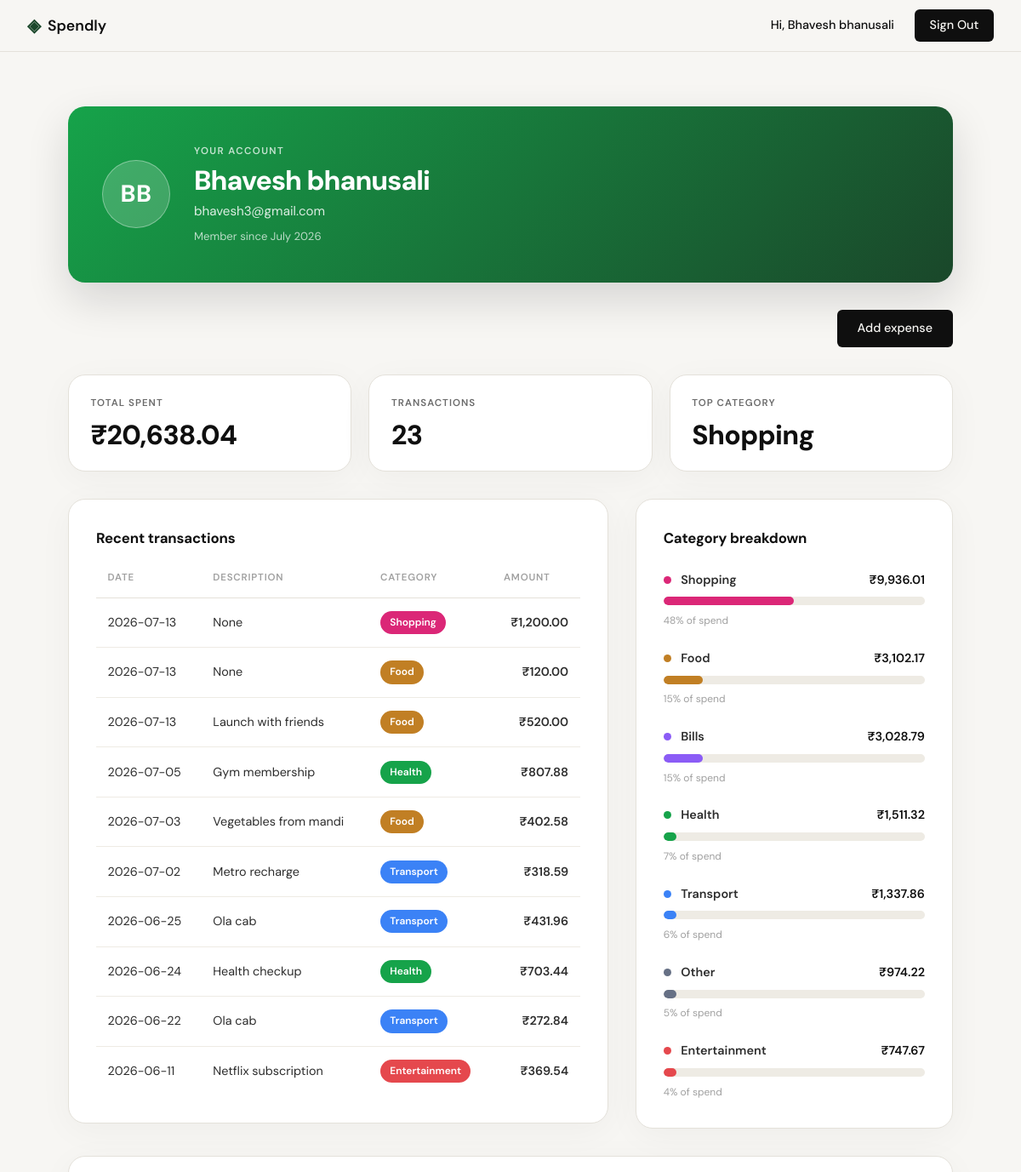
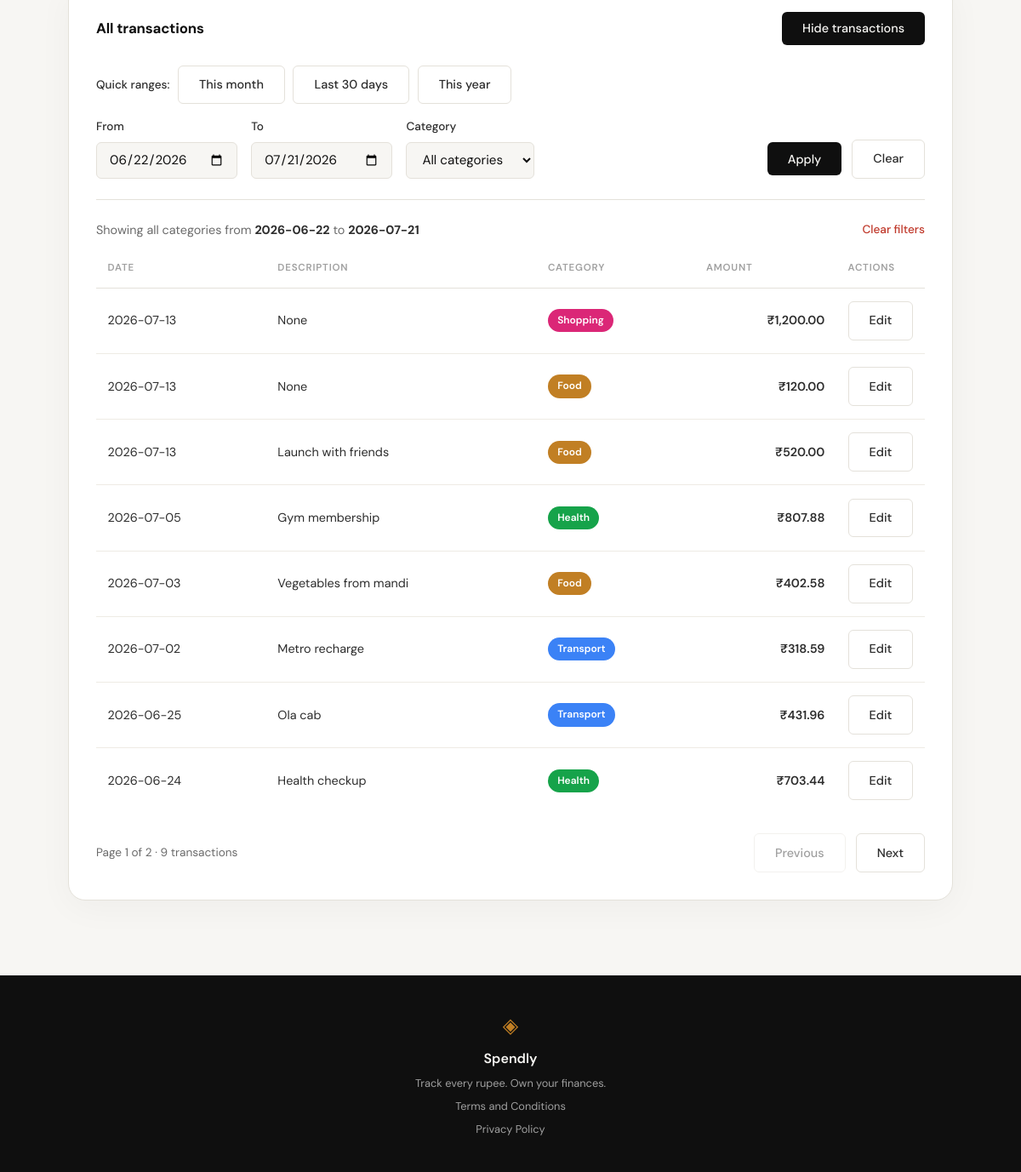
Page /profile?open=1&start=2026-06-22&end=2026-07-21&category= (signed in) on the committed database (2 pictures, top to bottom).
### tables this page shows
CREATE TABLE users (
            id INTEGER PRIMARY KEY AUTOINCREMENT,
            name TEXT NOT NULL,
            email TEXT UNIQUE NOT NULL,
            password_hash TEXT NOT NULL,
            created_at TEXT DEFAULT (datetime('now'))
        );

CREATE TABLE expenses (
            id INTEGER PRIMARY KEY AUTOINCREMENT,
            user_id INTEGER NOT NULL,
            amount REAL NOT NULL,
            category TEXT NOT NULL,
            date TEXT NOT NULL,
            description TEXT,
            created_at TEXT DEFAULT (datetime('now')),
            FOREIGN KEY (user_id) REFERENCES users (id)
        );

### app.py (the view)
@app.route("/profile")
def profile():
    user_id = session.get("user_id")
    if not user_id:
        return redirect(url_for("login"))
    account = get_user_by_id(user_id)
    if account is None:
        session.clear()
        return redirect(url_for("login"))
    user = {
        "name": account["name"],
        "email": account["email"],
        "initials": build_initials(account["name"]),
        "member_since": format_member_since(account["created_at"]),
    }
    stats = get_summary_stats(user_id)
    summary = {
        "total_spent": "{:,.2f}".format(stats["total_spent"]),
        "transaction_count": stats["transaction_count"],
        "top_category": stats["top_category"],
    }
    transactions = [
        {
            "date": t["date"],
            "description": t["description"],
            "category": t["category"],
            "amount": "{:,.2f}".format(t["amount"]),
        }
        for t in get_recent_transactions(user_id)
    ]
    breakdown = [
        {
            "category": c["category"],
            "amount": "{:,.2f}".format(c["amount"]),
            "pct": c["pct"],
            "width_class": "bar-w" + str(round(c["pct"] / 5) * 5),
        }
        for c in get_category_breakdown(user_id)
    ]
    start_date = parse_date_arg(request.args.get("start"))
    end_date = parse_date_arg(request.args.get("end"))
    category = request.args.get("category", "")
    category = category if category in EXPENSE_CATEGORIES else None
    range_error = bool(start_date and end_date and start_date > end_date)
    if range_error:
        total = 0
        all_transactions = []
    else:
        total = count_transactions(user_id, start_date, end_date, category)
    total_pages = max(1, math.ceil(total / TRANSACTIONS_PER_PAGE))
    try:
        page = int(request.args.get("page", 1))
    except (TypeError, ValueError):
        page = 1
    page = max(1, min(page, total_pages))
    if not range_error:
        offset = (page - 1) * TRANSACTIONS_PER_PAGE
        all_transactions = [
            {
                "id": t["id"],
                "date": t["date"],
                "description": t["description"],
                "category": t["category"],
                "amount": "{:,.2f}".format(t["amount"]),
            }
            for t in get_transactions_page(
                user_id, TRANSACTIONS_PER_PAGE, offset, start_date, end_date, category
            )
        ]
    pagination = {
        "page": page,
        "total_pages": total_pages,
        "total": total,
        "has_prev": page > 1,
        "has_next": page < total_pages,
        "prev_page": page - 1,
        "next_page": page + 1,
    }
    filters = {
        "start": start_date or "",
        "end": end_date or "",
        "category": category or "",
    }
    presets = build_preset_ranges(datetime.now().date())
    all_tx_open = any(
        request.args.get(key) is not None
        for key in ("open", "page", "start", "end", "category")
    )
    return render_template(
        "profile.html",
        user=user,
        summary=summary,
        transactions=transactions,
        breakdown=breakdown,
        all_transactions=all_transactions,
        pagination=pagination,
        filters=filters,
        presets=presets,
        categories=EXPENSE_CATEGORIES,
        range_error=range_error,
        all_tx_open=all_tx_open,
    )

### templates/profile.html (shortened to what this page needs)
{% extends "base.html" %}
{% block content %}
<section class="profile">
    <div class="profile-inner">
        <div class="profile-hero">
            <div class="profile-avatar" aria-hidden="true">{{ user.initials }}</div>
            <div class="profile-hero-meta">
                <span class="profile-eyebrow">Your account</span>
                <h1 class="profile-name">{{ user.name }}</h1>
                <p class="profile-email">{{ user.email }}</p>
                <p class="profile-since">Member since {{ user.member_since }}</p>
            </div>
        </div>
        <div class="profile-actions">
            <a class="btn-primary" href="{{ url_for('add_expense') }}">Add expense</a>
        </div>
        <div class="profile-stats">
            <div class="profile-stat">
                <span class="profile-stat-label">Total spent</span>
                <span class="profile-stat-value">₹{{ summary.total_spent }}</span>
            </div>
            <div class="profile-stat">
                <span class="profile-stat-label">Transactions</span>
                <span class="profile-stat-value">{{ summary.transaction_count }}</span>
            </div>
            <div class="profile-stat">
                <span class="profile-stat-label">Top category</span>
                <span class="profile-stat-value">{{ summary.top_category }}</span>
            </div>
        </div>
        <div class="profile-grid">
            <div class="profile-card">
                <h2 class="profile-section-title">Recent transactions</h2>
                {% if transactions %}
                <div class="profile-table-wrap">
                    <table class="profile-table">
                        <thead>
                            <tr>
                                <th>Date</th>
                                <th>Description</th>
                                <th>Category</th>
                                <th class="profile-amount">Amount</th>
                            </tr>
                        </thead>
                        <tbody>
                            {% for tx in transactions %}
                            <tr>
                                <td class="profile-date">{{ tx.date }}</td>
                                <td>{{ tx.description }}</td>
                                <td>
                                    <span class="cat-badge cat-{{ tx.category|lower }}">{{ tx.category }}</span>
                                </td>
                                <td class="profile-amount">₹{{ tx.amount }}</td>
                            </tr>
                            {% endfor %}
                        </tbody>
                    </table>
                </div>
                {% else %}
                <div class="profile-empty">
                    <p class="profile-empty-title">No transactions yet</p>
                    <p class="profile-empty-text">Your recent expenses will show up here once you start tracking.</p>
                </div>
                {% endif %}
            </div>
            <div class="profile-card">
                <h2 class="profile-section-title">Category breakdown</h2>
                {% if breakdown %}
                <div class="profile-breakdown">
                    {% for c in breakdown %}
                    <div class="profile-bar-row">
                        <div class="profile-bar-head">
                            <span class="profile-bar-cat">
                                <span class="cat-dot cat-{{ c.category|lower }}" aria-hidden="true"></span>
                                {{ c.category }}
                            </span>
                            <span class="profile-bar-amt">₹{{ c.amount }}</span>
                        </div>
                        <div class="profile-bar-track">
                            <div class="profile-bar-fill cat-{{ c.category|lower }} {{ c.width_class }}"></div>
                        </div>
                        <span class="profile-bar-pct">{{ c.pct }}% of spend</span>
                    </div>
                    {% endfor %}
                </div>
                {% else %}
                <div class="profile-empty">
                    <p class="profile-empty-title">Nothing to break down</p>
                    <p class="profile-empty-text">Add expenses to see where your money goes.</p>
                    <a class="btn-primary" href="{{ url_for('add_expense') }}">Add expense</a>
                </div>
                {% endif %}
            </div>
        </div>
        <div class="profile-card" id="all-transactions">
            <div class="profile-card-head">
                <h2 class="profile-section-title">All transactions</h2>
                <button type="button" class="btn-primary" id="all-tx-toggle" data-no-loader
                        aria-expanded="{{ 'true' if all_tx_open else 'false' }}"
                        aria-controls="all-tx-body">
                    {{ 'Hide transactions' if all_tx_open else 'View all transactions' }}
                </button>
            </div>
            <div class="all-tx-body" id="all-tx-body"{{ '' if all_tx_open else ' hidden' }}>
                <div class="tx-preset-row">
                    <span class="tx-preset-label">Quick ranges:</span>
                    {% for preset in presets.values() %}
                    <a class="btn-ghost" href="{{ url_for('profile', open=1, start=preset.start, end=preset.end, category=filters.category) }}#all-transactions">{{ preset.label }}</a>
                    {% endfor %}
                </div>
                <form class="tx-filter" method="get" action="{{ url_for('profile') }}#all-transactions">
                    <div class="tx-filter-field">
                        <label for="tx-start">From</label>
                        <input class="form-input" type="date" id="tx-start" name="start" value="{{ filters.start }}">
                    </div>
                    <div class="tx-filter-field">
                        <label for="tx-end">To</label>
                        <input class="form-input" type="date" id="tx-end" name="end" value="{{ filters.end }}">
                    </div>
                    <div class="tx-filter-field">
                        <label for="tx-category">Category</label>
                        <select class="form-input" id="tx-category" name="category">
                            <option value="">All categories</option>
                        </select>
                    </div>
                    <div class="tx-filter-actions">
                        <button type="submit" class="btn-primary">Apply</button>
                        <a class="btn-ghost" href="{{ url_for('profile', open=1) }}#all-transactions">Clear</a>
                    </div>
                </form>
                {% if filters.start or filters.end or filters.category %}
                <div class="tx-filter-summary">
                    <span>
                        Showing
                        {% if filters.category %}<strong>{{ filters.category }}</strong>{% else %}all categories{% endif %}
                        {% if filters.start and filters.end %}
                        from <strong>{{ filters.start }}</strong> to <strong>{{ filters.end }}</strong>
                        {% elif filters.start %}
                        from <strong>{{ filters.start }}</strong>
                        {% elif filters.end %}
                        up to <strong>{{ filters.end }}</strong>
                        {% endif %}
                    </span>
                    <a class="tx-filter-clear" href="{{ url_for('profile', open=1) }}#all-transactions">Clear filters</a>
                </div>
                {% endif %}
                {% if range_error %}
                <div class="tx-filter-error" role="alert">
                    The <strong>From</strong> date is after the <strong>To</strong> date. Swap them to see results.
                </div>
                {% elif all_transactions %}
                <div class="profile-table-wrap">
                    <table class="profile-table">
                        <thead>
                            <tr>
                                <th>Date</th>
                                <th>Description</th>
                                <th>Category</th>
                                <th class="profile-amount">Amount</th>
                                <th class="profile-actions-col">Actions</th>
                            </tr>
                        </thead>
                        <tbody>
                            {% for tx in all_transactions %}
                            <tr>
                                <td class="profile-date">{{ tx.date }}</td>
                                <td>{{ tx.description }}</td>
                                <td>
                                    <span class="cat-badge cat-{{ tx.category|lower }}">{{ tx.category }}</span>
                                </td>
                                <td class="profile-amount">₹{{ tx.amount }}</td>
                                <td class="profile-actions-col">
                                    <a class="btn-ghost" href="{{ url_for('edit_expense', id=tx.id) }}">Edit</a>
                                </td>
                            </tr>
                            {% endfor %}
                        </tbody>
                    </table>
                </div>
                <div class="tx-pagination">
                    <span class="tx-pagination-info">
                        Page {{ pagination.page }} of {{ pagination.total_pages }}
                        · {{ pagination.total }} transaction{{ '' if pagination.total == 1 else 's' }}
                    </span>
                    <div class="tx-pagination-actions">
                        {% if pagination.has_prev %}
                        <a class="btn-ghost" href="{{ url_for('profile', page=pagination.prev_page, start=filters.start, end=filters.end, category=filters.category) }}#all-transactions">Previous</a>
                        {% else %}
                        <span class="btn-ghost is-disabled" aria-disabled="true">Previous</span>
                        {% endif %}
                        {% if pagination.has_next %}
                        <a class="btn-ghost" href="{{ url_for('profile', page=pagination.next_page, start=filters.start, end=filters.end, category=filters.category) }}#all-transactions">Next</a>
                        {% else %}
                        <span class="btn-ghost is-disabled" aria-disabled="true">Next</span>
                        {% endif %}
                    </div>
                </div>
                {% else %}
                <div class="profile-empty">
                    <p class="profile-empty-title">No transactions found</p>
                    <p class="profile-empty-text">Try widening your date range to see more expenses.</p>
                </div>
                {% endif %}
            </div>
        </div>
    </div>
</section>
{% endblock %}

### templates/base.html (shortened to what this page needs)
<!DOCTYPE html>
<html lang="en">
<head>
    <link rel="stylesheet" href="{{ url_for('static', filename='css/style.css') }}">
</head>
<body>
    <nav class="navbar">
        <div class="nav-inner">
            <a href="{{ url_for('landing') }}" class="nav-brand">
                <span class="brand-icon">◈</span>
                <span class="brand-name">Spendly</span>
            </a>
            <div class="nav-links">
                {% if session.get('user_id') %}
                <span>Hi, {{ session['user_name'] }}</span>
                <a href="{{ url_for('logout') }}" class="nav-cta">Sign Out</a>
                {% else %}
                <a href="{{ url_for('login') }}">Sign in</a>
                <a href="{{ url_for('register') }}" class="nav-cta">Get started</a>
                {% endif %}
            </div>
        </div>
    </nav>
    <main class="main-content">
        {% block content %}{% endblock %}
    </main>
    <footer class="footer">
        <div class="footer-inner">
            <span class="brand-icon">◈</span>
            <span class="footer-name">Spendly</span>
            <p class="footer-copy">Track every rupee. Own your finances.</p>
            <a href="{{ url_for('terms') }}">Terms and Conditions</a>
            <a href="{{ url_for('privacy') }}">Privacy Policy</a>
        </div>
    </footer>
</body>
</html>

### rows in the picture
users: user_name "Bhavesh bhanusali", name "Bhavesh bhanusali", email "bhavesh3@gmail.com"
expenses: date "2026-07-13", description "None", category "Shopping", amount "1,200.00"
expenses: date "2026-07-13", description "None", category "Food", amount "120.00"
expenses: date "2026-07-13", description "Launch with friends", category "Food", amount "520.00"
expenses: date "2026-07-05", description "Gym membership", category "Health", amount "807.88"
expenses: date "2026-07-03", description "Vegetables from mandi", category "Food", amount "402.58"
expenses: date "2026-07-02", description "Metro recharge", category "Transport", amount "318.59"
expenses: date "2026-06-25", description "Ola cab", category "Transport", amount "431.96"
expenses: date "2026-06-24", description "Health checkup", category "Health", amount "703.44"
expenses: date "2026-06-22", description "Ola cab", category "Transport", amount "272.84"
expenses: date "2026-06-11", description "Netflix subscription", category "Entertainment", amount "369.54"
expenses: category "Other", amount "974.22", pct "5"

### other values in the picture
{{ user.initials }} "BB"
{{ user.member_since }} "July 2026"
{{ summary.total_spent }} "20,638.04"
{{ summary.transaction_count }} "23"
{{ summary.top_category }} "Shopping"
{{ c.category }} "Shopping" "Food" "Bills" "Health" "Transport" "Entertainment"
{{ c.amount }} "9,936.01" "3,102.17" "3,028.79" "1,511.32" "1,337.86" "747.67"
{{ c.pct }} "48" "15" "15" "7" "6" "4"
{{ 'Hide transactions' if all_tx_open else 'View all transactions' }} "Hide transactions"
{{ preset.label }} "This month" "Last 30 days" "This year"
{{ filters.start }} "2026-06-22"
{{ filters.end }} "2026-07-21"
{{ pagination.page }} "1"
{{ pagination.total_pages }} "2"
{{ pagination.total }} "9"
